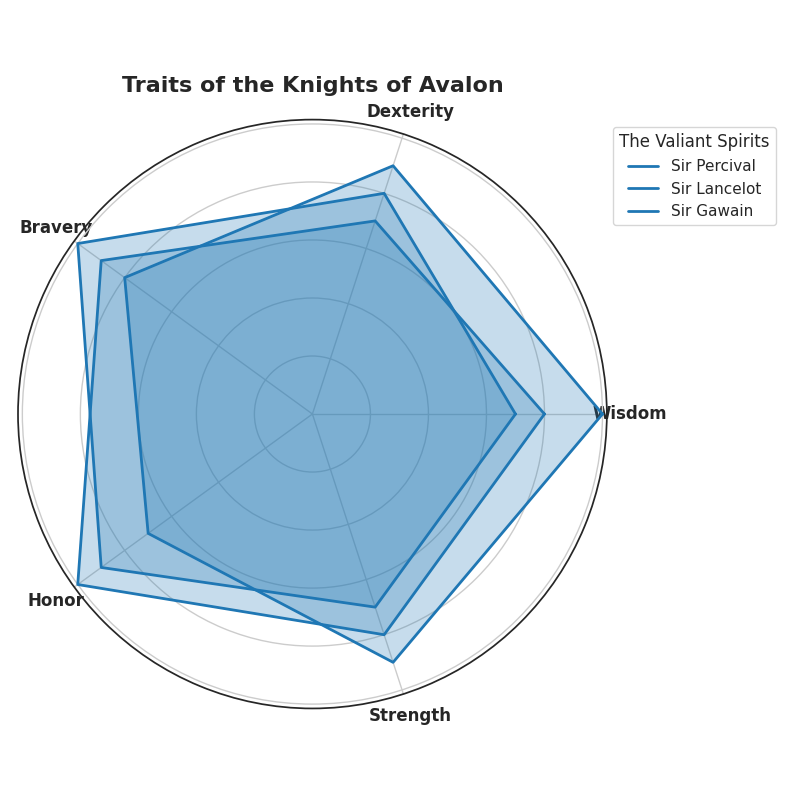

Write the Python code that produced this figure.
import matplotlib.pyplot as plt
import numpy as np

attributes = ['Wisdom', 'Dexterity', 'Bravery', 'Honor', 'Strength']
n_attributes = len(attributes)

lancelot = [10, 9, 8, 7, 9]
gawain = [7, 8, 10, 9, 7]
percival = [8, 7, 9, 10, 8]

lancelot += lancelot[:1]
gawain += gawain[:1]
percival += percival[:1]

angles = np.linspace(0, 2 * np.pi, n_attributes, endpoint=False).tolist()
angles += angles[:1]

fig, ax = plt.subplots(figsize=(8, 8), subplot_kw=dict(polar=True))

plt.xticks(angles[:-1], attributes, fontsize=12, fontweight='bold')

single_color = '#1f77b4'
knight_names = ['Sir Percival', 'Sir Lancelot', 'Sir Gawain']
knight_data = [lancelot, gawain, percival]

for idx, knight in enumerate(knight_data):
    ax.plot(angles, knight, color=single_color, linewidth=2, linestyle='solid', label=knight_names[idx])
    ax.fill(angles, knight, color=single_color, alpha=0.25)

ax.set_yticklabels([])

plt.legend(loc='upper right', bbox_to_anchor=(1.3, 1), title='The Valiant Spirits')

plt.title('Traits of the Knights of Avalon', size=16, fontweight='bold', pad=20)

plt.tight_layout()

plt.show()
